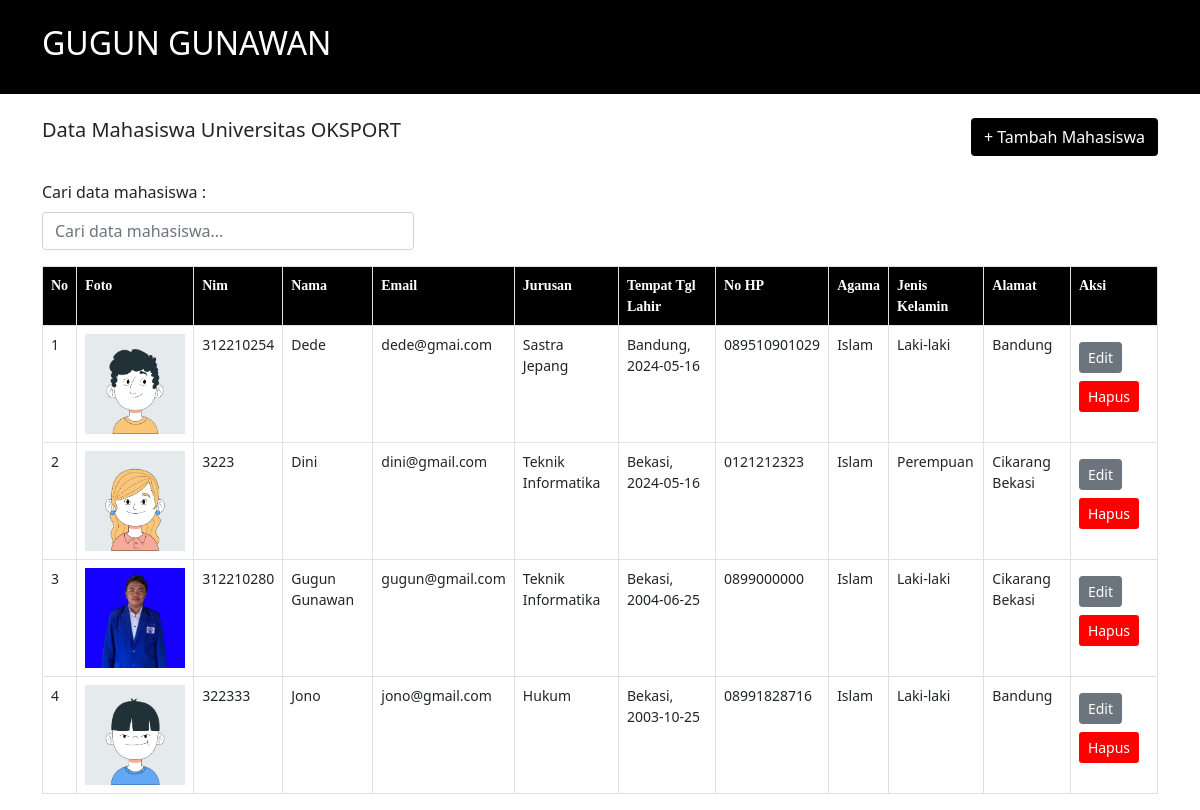
The page / on the database its author committed.
### tables this page shows
CREATE TABLE `gugun_mahasiswa` (
  `id` int(11) NOT NULL,
  `nim` int(11) NOT NULL,
  `nama` varchar(150) NOT NULL,
  `tgl_lahir` varchar(100) NOT NULL,
  `tempat_lahir` varchar(255) DEFAULT NULL,
  `alamat` varchar(100) DEFAULT NULL,
  `email` varchar(100) NOT NULL,
  `no_hp` varchar(13) NOT NULL,
  `agama` varchar(50) NOT NULL,
  `jenis_kelamin` varchar(50) NOT NULL,
  `jurusan` varchar(100) NOT NULL,
  `foto` varchar(255) DEFAULT NULL
);

### index.php (the view, shortened to what this page needs)
<?php
include("koneksi.php");
$sql = 'SELECT * FROM gugun_mahasiswa';
$result = mysqli_query($conn, $sql);
?>
<!DOCTYPE html>
<html lang="en">
<head>
  <link href="https://cdn.jsdelivr.net/npm/bootstrap@5.0.2/dist/css/bootstrap.min.css" rel="stylesheet"
>
</head>
<body>
  <nav class="nav nav-primary" style="background-color: black;">
    <div class="container py-4">
      <h2 class="text-white">GUGUN GUNAWAN</h2>
    </div>
  </nav>
  <div class="container mt-4">
    <div class="d-flex justify-content-between">
      <h5>Data Mahasiswa Universitas OKSPORT</h5>
      <a href="tambah.php" class="btn mb-4 text-white" style="background-color: black;">+ Tambah Mahasiswa</a>
    </div>
    <div class="mb-3">
      <div class="col-md-4">
        <label for="searchInput" class="form-label">Cari data mahasiswa :</label>
        <input type="text" id="searchInput" class="form-control" placeholder="Cari data mahasiswa...">
      </div>
    </div>
    <div class="main">
      <table class="table table-bordered" id="mahasiswaTable" style="font-size: 14px">
        <tr style="font-family: Fira Code; background-color: black;" class="text-white">
          <th>No</th>
          <th>Foto</th>
          <th>Nim</th>
          <th>Nama</th>
          <th>Email</th>
          <th>Jurusan</th>
          <th>Tempat Tgl Lahir</th>
          <th>No HP</th>
          <th>Agama</th>
          <th>Jenis Kelamin</th>
          <th>Alamat</th>
          <th>Aksi</th>
        </tr>
        <?php if ($result) : ?>
        <?php $no = 1; ?>
        <?php while ($row = mysqli_fetch_array($result)) : ?>
        <tr>
          <td><?= $no++ ?></td>
          <td><img width="100px" src="<?= $row['foto']; ?>" alt="<?= $row['nama']; ?>"></td>
          <td><?= $row['nim']; ?></td>
          <td><?= $row['nama']; ?></td>
          <td><?= $row['email']; ?></td>
          <td><?= $row['jurusan']; ?></td>
          <td><?= $row['tempat_lahir']; ?>, <?= $row['tgl_lahir']; ?></td>
          <td><?= $row['no_hp']; ?></td>
          <td><?= $row['agama']; ?></td>
          <td><?= $row['jenis_kelamin']; ?></td>
          <td><?= $row['alamat']; ?></td>
          <td><a type="button" class="btn btn-sm btn-secondary mt-2 mr-2" href="ubah.php?id=<?= $row['id']; ?>">Edit</a>
            <a type="button" onclick="return confirm('yakin ingin menghapus data ini? ')"
              class="btn btn-sm text-white mt-2" style="background-color: red;"
              href="hapus.php?id=<?= $row['id']; ?>">Hapus</a>
          </td>
        </tr>
        <?php endwhile;
        else : ?>
        <tr>
          <td colspan="12"> Belum ada data</td>
        </tr>
        <?php endif; ?>
      </table>
    </div>
  </div>
</body>
</html>

### rows shown on the page
gugun_mahasiswa: foto (picture), nim "312210254", nama "Dede", email "dede@gmai.com", jurusan "Sastra Jepang", tempat_lahir "Bandung", tgl_lahir "2024-05-16", no_hp "089510901029", agama "Islam", jenis_kelamin "Laki-laki", alamat "Bandung"
gugun_mahasiswa: foto (picture), nim "3223", nama "Dini", email "dini@gmail.com", jurusan "Teknik Informatika", tempat_lahir "Bekasi", tgl_lahir "2024-05-16", no_hp "0121212323", agama "Islam", jenis_kelamin "Perempuan", alamat "Cikarang Bekasi"
gugun_mahasiswa: foto (picture), nim "312210280", nama "Gugun Gunawan", email "gugun@gmail.com", jurusan "Teknik Informatika", tempat_lahir "Bekasi", tgl_lahir "2004-06-25", no_hp "0899000000", agama "Islam", jenis_kelamin "Laki-laki", alamat "Cikarang Bekasi"
gugun_mahasiswa: foto (picture), nim "322333", nama "Jono", email "jono@gmail.com", jurusan "Hukum", tempat_lahir "Bekasi", tgl_lahir "2003-10-25", no_hp "08991828716", agama "Islam", jenis_kelamin "Laki-laki", alamat "Bandung"
